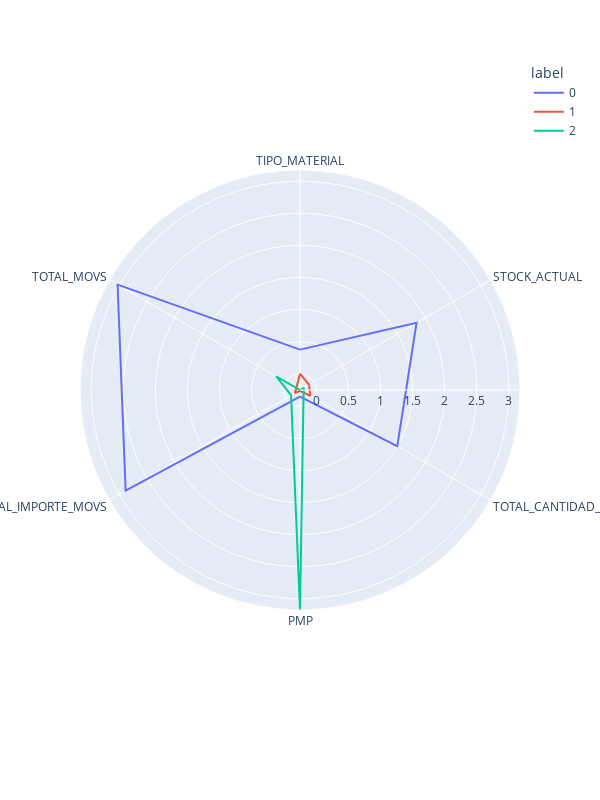
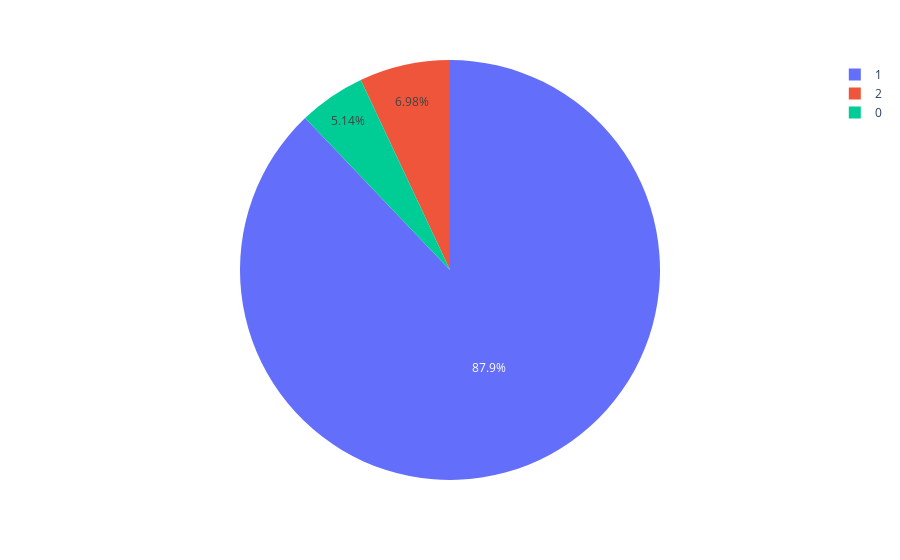

Notebook source saved alongside these figures, in order:
### Code cell
# Aplicar Clustering Jerárquico
agg_model = AgglomerativeClustering(n_clusters=3)
y_agg = agg_model.fit_predict(X)

# Agregar etiquetas de cluster al dataframe
clusters_agg = pd.DataFrame(X, columns=X.columns)
clusters_agg['label'] = agg_model.labels_

# Visualización polar para Clustering Jerárquico
polar_agg = clusters_agg.groupby("label").mean().reset_index()
polar_agg = pd.melt(polar_agg, id_vars=["label"])
fig_agg = px.line_polar(polar_agg, r="value", theta="variable", color="label", line_close=True, height=800, width=600)
fig_agg.show()

# Visualización de distribución de clusters con Clustering Jerárquico
pie_agg = clusters_agg.groupby('label').size().reset_index()
pie_agg.columns = ['label', 'value']
px.pie(pie_agg, values='value', names='label').show()

### Figure 1 — Plotly figure (JSON) as saved in the notebook; plotly's stock layout.template omitted (floating-point values rounded to 4 significant figures)
{"data": [{"hovertemplate": "label=0<br>value=%{r}<br>variable=%{theta}<extra></extra>", "legendgroup": "0", "line": {"color": "#636efa", "dash": "solid"}, "marker": {"symbol": "circle"}, "mode": "lines", "name": "0", "r": [0.3737, 1.842, 1.495, -0.1539, 2.883, 3.028, 0.3737], "showlegend": true, "subplot": "polar", "theta": ["TIPO_MATERIAL", "STOCK_ACTUAL", "TOTAL_CANTIDAD_MOVS", "PMP", "TOTAL_IMPORTE_MOVS", "TOTAL_MOVS", "TIPO_MATERIAL"], "type": "scatterpolar"}, {"hovertemplate": "label=1<br>value=%{r}<br>variable=%{theta}<extra></extra>", "legendgroup": "1", "line": {"color": "#EF553B", "dash": "solid"}, "marker": {"symbol": "circle"}, "mode": "lines", "name": "1", "r": [-0.001511, -0.09298, -0.07226, -0.2432, -0.1611, -0.1908, -0.001511], "showlegend": true, "subplot": "polar", "theta": ["TIPO_MATERIAL", "STOCK_ACTUAL", "TOTAL_CANTIDAD_MOVS", "PMP", "TOTAL_IMPORTE_MOVS", "TOTAL_MOVS", "TIPO_MATERIAL"], "type": "scatterpolar"}, {"hovertemplate": "label=2<br>value=%{r}<br>variable=%{theta}<extra></extra>", "legendgroup": "2", "line": {"color": "#00cc96", "dash": "solid"}, "marker": {"symbol": "circle"}, "mode": "lines", "name": "2", "r": [-0.2561, -0.1862, -0.1913, 3.174, -0.0952, 0.1723, -0.2561], "showlegend": true, "subplot": "polar", "theta": ["TIPO_MATERIAL", "STOCK_ACTUAL", "TOTAL_CANTIDAD_MOVS", "PMP", "TOTAL_IMPORTE_MOVS", "TOTAL_MOVS", "TIPO_MATERIAL"], "type": "scatterpolar"}], "layout": {"height": 800, "legend": {"title": {"text": "label"}, "tracegroupgap": 0}, "margin": {"t": 60}, "polar": {"angularaxis": {"direction": "clockwise", "rotation": 90}, "domain": {"x": [0, 1], "y": [0, 1]}}, "width": 600}}

### Figure 2 — Plotly figure (JSON) as saved in the notebook; plotly's stock layout.template omitted (floating-point values rounded to 4 significant figures)
{"data": [{"domain": {"x": [0, 1], "y": [0, 1]}, "hovertemplate": "label=%{label}<br>value=%{value}<extra></extra>", "labels": [0, 1, 2], "legendgroup": "", "name": "", "showlegend": true, "type": "pie", "values": [53, 906, 72]}], "layout": {"legend": {"tracegroupgap": 0}, "margin": {"t": 60}}}
